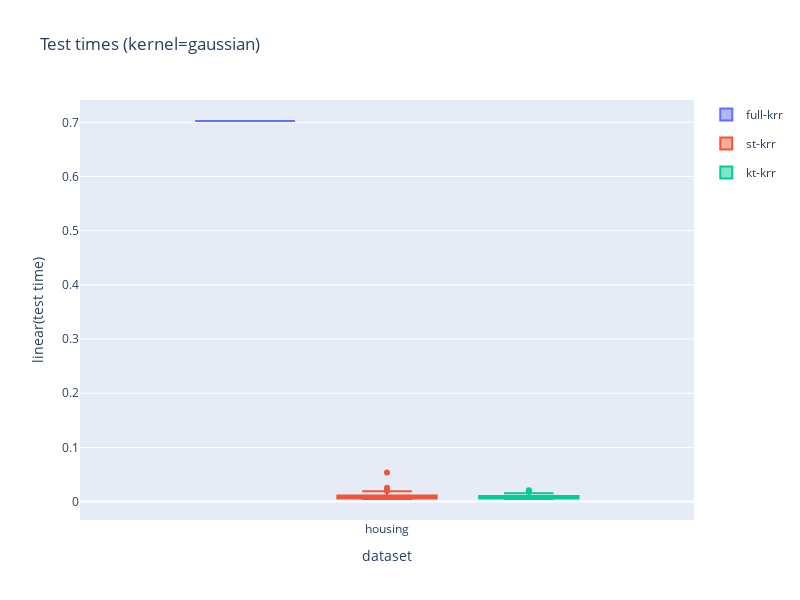

The notebook cell this image was saved under:
### Code cell
scale = 'linear'

for result in results:
    name = result['name']
    color = colors_list[names.index(name)]

    if scale == 'log2':
        y = np.log2(np.abs(result["test_times"]))

    elif scale == 'linear':
        y = np.abs(result["test_times"])

    trace = go.Box(
        x=[dataset,]*len(result["test_times"]),
        y=y,
        name=name,
        # opacity=0.5,
        legendgroup=name,
        line_color=color,
        offsetgroup=name,
        showlegend=color not in colors_used,
        boxmean=True,
    )

    fig.add_trace(trace)
    colors_used.add(color)

fig.update_yaxes(title_text=f"{scale}(test time)")
fig.update_xaxes(title_text="dataset")
fig.update_layout(
    width=800,
    height=600,
    title=f"Test times (kernel={kernel})",
    boxmode='group'
)

### Figure 1 — Plotly figure (JSON) as saved in the notebook; plotly's stock layout.template omitted (floating-point values rounded to 4 significant figures)
{"data": [{"boxmean": true, "legendgroup": "full-krr", "line": {"color": "#636EFA"}, "name": "full-krr", "offsetgroup": "full-krr", "showlegend": true, "type": "box", "x": ["housing"], "y": [0.7024]}, {"boxmean": true, "legendgroup": "st-krr", "line": {"color": "#EF553B"}, "name": "st-krr", "offsetgroup": "st-krr", "showlegend": true, "type": "box", "x": ["housing", "housing", "housing", "housing", "housing", "housing", "housing", "housing", "housing", "housing", "housing", "housing", "housing", "housing", "housing", "housing", "housing", "housing", "housing", "housing", "housing", "housing", "housing", "housing", "housing", "housing", "housing", "housing", "housing", "housing", "housing", "housing", "housing", "housing", "housing", "housing", "housing", "housing", "housing", "housing", "housing", "housing", "housing", "housing", "housing", "housing", "housing", "housing", "housing", "housing", "housing", "housing", "housing", "housing", "housing", "housing", "housing", "housing", "housing", "housing", "housing", "housing", "housing", "housing", "housing", "housing", "housing", "housing", "housing", "housing", "housing", "housing", "housing", "housing", "housing", "housing", "housing", "housing", "housing", "housing", "housing", "housing", "housing", "housing", "housing", "housing", "housing", "housing", "housing", "housing", "housing", "housing", "housing", "housing", "housing", "housing", "housing", "housing", "housing", "housing"], "y": [0.01548, 0.01186, 0.004929, 0.009852, 0.05384, 0.01282, 0.00681, 0.007657, 0.01096, 0.005955, 0.01235, 0.00777, 0.005414, 0.007439, 0.005363, 0.005347, 0.00592, 0.01015, 0.01487, 0.005068, 0.005199, 0.00559, 0.005343, 0.008612, 0.005039, 0.01339, 0.01114, 0.00636, 0.006936, 0.005022, 0.006732, 0.008338, 0.008646, 0.006261, 0.004911, 0.005832, 0.013, 0.0154, 0.01893, 0.006116, 0.005978, 0.006871, 0.008069, 0.006718, 0.005567, 0.006277, 0.005643, 0.006454, 0.01124, 0.0088, 0.005213, 0.00598, 0.006263, 0.006534, 0.005651, 0.005404, 0.005814, 0.006917, 0.00603, 0.0257, 0.02133, 0.005638, 0.00542, 0.008107, 0.005736, 0.009594, 0.005722, 0.006036, 0.007061, 0.005755, 0.01476, 0.005051, 0.01228, 0.007195, 0.005389, 0.01734, 0.005695, 0.01872, 0.005152, 0.008882, 0.005386, 0.01654, 0.01551, 0.006036, 0.009955, 0.01104, 0.00857, 0.004953, 0.01944, 0.008983, 0.01272, 0.01311, 0.009524, 0.007678, 0.00559, 0.007598, 0.006325, 0.009761, 0.007539, 0.01361]}, {"boxmean": true, "legendgroup": "kt-krr", "line": {"color": "#00CC96"}, "name": "kt-krr", "offsetgroup": "kt-krr", "showlegend": true, "type": "box", "x": ["housing", "housing", "housing", "housing", "housing", "housing", "housing", "housing", "housing", "housing", "housing", "housing", "housing", "housing", "housing", "housing", "housing", "housing", "housing", "housing", "housing", "housing", "housing", "housing", "housing", "housing", "housing", "housing", "housing", "housing", "housing", "housing", "housing", "housing", "housing", "housing", "housing", "housing", "housing", "housing", "housing", "housing", "housing", "housing", "housing", "housing", "housing", "housing", "housing", "housing", "housing", "housing", "housing", "housing", "housing", "housing", "housing", "housing", "housing", "housing", "housing", "housing", "housing", "housing", "housing", "housing", "housing", "housing", "housing", "housing", "housing", "housing", "housing", "housing", "housing", "housing", "housing", "housing", "housing", "housing", "housing", "housing", "housing", "housing", "housing", "housing", "housing", "housing", "housing", "housing", "housing", "housing", "housing", "housing", "housing", "housing", "housing", "housing", "housing", "housing"], "y": [0.02097, 0.009275, 0.005575, 0.0125, 0.01419, 0.01394, 0.007941, 0.007617, 0.005063, 0.007139, 0.00607, 0.00511, 0.009754, 0.01021, 0.005907, 0.007625, 0.005744, 0.008339, 0.008063, 0.01102, 0.01856, 0.005554, 0.00504, 0.005456, 0.007029, 0.006362, 0.008945, 0.007388, 0.01114, 0.005064, 0.004722, 0.007506, 0.008852, 0.005423, 0.005201, 0.005401, 0.00607, 0.007035, 0.005727, 0.009636, 0.006385, 0.01103, 0.005065, 0.01106, 0.006764, 0.005339, 0.005164, 0.005203, 0.0177, 0.005296, 0.005623, 0.01159, 0.005492, 0.008963, 0.009362, 0.005579, 0.01006, 0.01394, 0.009298, 0.006103, 0.005168, 0.007773, 0.005298, 0.00773, 0.01201, 0.008188, 0.006495, 0.01202, 0.01023, 0.006491, 0.006607, 0.01008, 0.008907, 0.005949, 0.008224, 0.009428, 0.01411, 0.01047, 0.004863, 0.005193, 0.01065, 0.005879, 0.005281, 0.01384, 0.009412, 0.009952, 0.009072, 0.006795, 0.01005, 0.01513, 0.006247, 0.004945, 0.005077, 0.006623, 0.009313, 0.007793, 0.01028, 0.01003, 0.006412, 0.009565]}], "layout": {"boxmode": "group", "height": 600, "title": {"text": "Test times (kernel=gaussian)"}, "width": 800, "xaxis": {"title": {"text": "dataset"}}, "yaxis": {"title": {"text": "linear(test time)"}}}}
